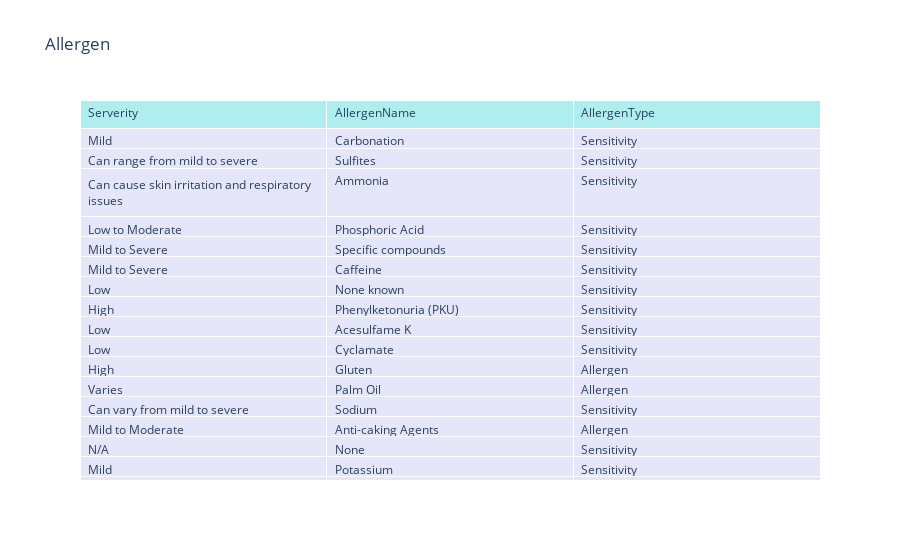

The notebook cell saved with this chart:
### Code cell
import plotly.graph_objects as go
from neo4j import GraphDatabase


query = """
MATCH (ir:Allergen)
RETURN ir.severity AS Severity , ir.name AS AllergenName, ir.type AS AllergenType
"""


with driver.session() as session:
    result = session.run(query)
    neo4j_data = [record.data() for record in result]

# Get a list of names and substitutions
names = [record['Severity'] for record in neo4j_data]
alternatives = [record['AllergenName'] for record in neo4j_data]
alternativess = [record['AllergenType'] for record in neo4j_data]

# Cteate chart
fig = go.Figure(data=[go.Table(
    header=dict(values=['Serverity', 'AllergenName','AllergenType'],
                fill_color='paleturquoise',
                align='left'),
    cells=dict(values=[names, alternatives,alternativess],
               fill_color='lavender',
               align='left'))
])

# Updated Chart Layout
fig.update_layout(title='Allergen')

fig.show()

### Figure 1 — Plotly figure (JSON) as saved in the notebook; plotly's stock layout.template omitted (floating-point values rounded to 4 significant figures; data arrays with more than 128 entries replaced by an {"elided": "..."} marker saying what was removed)
{"data": [{"cells": {"align": "left", "fill": {"color": "lavender"}, "values": {"elided": "3x783 str values"}}, "header": {"align": "left", "fill": {"color": "paleturquoise"}, "values": ["Serverity", "AllergenName", "AllergenType"]}, "type": "table"}], "layout": {"title": {"text": "Allergen"}}}
